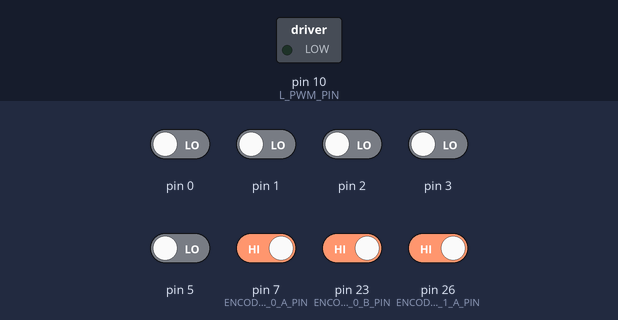
Bench run of a sketch on a simulated Arduino Mega 2560, built with avr-gcc and run on an emulated ATmega2560. Parts: switched loads named in the sketch (green lamp = pin HIGH). Inputs (shaded band) come from the test bench; at power-on: pin 7 (ENCODER_0_A_PIN), pin 23 (ENCODER_0_B_PIN), pin 26 (ENCODER_1_A_PIN) HIGH, pin 0–3, pin 5 LOW. What the sketch prints to the serial monitor is not drawn.

Above: at 0.1 s.
At 1.2 s:
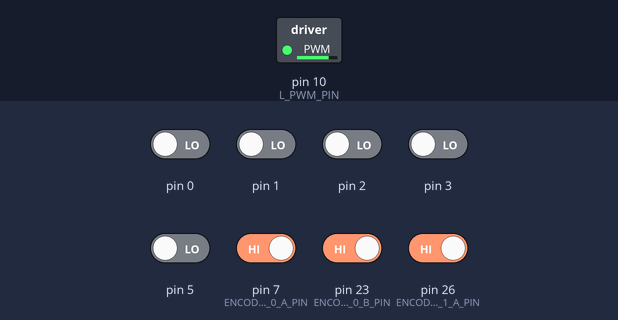
Timing chart, 0 to 2.7 s (numbered marks = the images above):
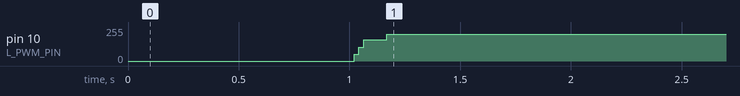

The sketch:

exercise_3.ino
```cpp
#define PID_UPDATE 20

#include "encoders.h"
#include "motors.h"
#include "pid.h"

Motor_c motors;
PID_c controller;

float left_rotational_velocity = 0;

long last_e_left;
float last_v_left = 0;

float left_drive = 0;
float right_drive = 0;

unsigned long pid_ts;
unsigned long elapsed_t;

float demand = 2400;

void setup() {

  controller.initialise(0.02, 0.001, 0);

  setupEncoderRight();
  setupEncoderLeft();
  Serial.begin(9600);
  delay(1000);

  pid_ts = millis();
}

void loop() {

  unsigned long current_ts;
  current_ts = millis();

  long pid_check = current_ts - pid_ts;

  if(pid_check > PID_UPDATE) {

    last_v_left = calculate_left_wheel_velocity(pid_check, last_v_left);
    left_drive += controller.update(demand, last_v_left);

    motors.setMotorPower("left", left_drive);

    Serial.println(last_v_left, 4);

    pid_ts = millis();

  }

}


float calculate_left_wheel_velocity(unsigned long ts, float last_value) {

  long instantaneous_e_left = count_e_left;
  long delta_e_left = instantaneous_e_left - last_e_left;
  float alpha = 0.2;
  last_e_left = instantaneous_e_left;

  left_rotational_velocity = (1 - alpha) * ((float)delta_e_left / ((float)ts/1000)) + alpha * last_value;

  // Serial.println(left_rotational_velocity, 4);
  return left_rotational_velocity;
}
```

encoders.h
```cpp
#ifndef _ENCODERS_H
#define _ENCODERS_H

#define ENCODER_0_A_PIN  7
#define ENCODER_0_B_PIN  23
#define ENCODER_1_A_PIN  26
//#define ENCODER_1_B_PIN Non-standard pin!


// Volatile Global variables used by Encoder ISR.
volatile long count_e_right; // used by encoder to count the rotation
volatile byte state_e0;
volatile long count_e_left;
volatile byte state_e1;


// This ISR handles just Encoder 1
// ISR to read the Encoder1 Channel A and B pins
// and then look up based on  transition what kind of
// rotation must have occured.
ISR( INT6_vect ) {
  // We know that the ISR is only called when a pin changes.
  // We also know only 1 pin can change at a time.
  // The XOR(AB) signal change from "Channel A" triggers ISR.

  // First, Read in the new state of the encoder pins.
  // Standard pins, so standard read functions.
  boolean e0_B = digitalRead( ENCODER_0_B_PIN ); // normal B state
  boolean e0_A = digitalRead( ENCODER_0_A_PIN ); // XOR(AB)

  // Software XOR (^) logically infers
  // the true value of A given the state of B
  e0_A = e0_A ^ e0_B;

  // Shift our (new) current readings into bit positions
  // 2 and 3 in the state variable (current state)
  // State: (bit3)  (bit2)  (bit1)   (bit0)
  // State:  new B   new A   old B   old A
    state_e0 = state_e0 | ( e0_B  << 3 );
    state_e0 = state_e0 | ( e0_A  << 2 );

    // Handle which transition we have registered.
    // Complete this if statement as necessary.
    // Refer to the labsheet.

    if( state_e0 == 1 ) {
		count_e_right -= 1;
    } else if( state_e0 == 2 ) {
		count_e_right += 1;
    } else if( state_e0 == 4 ) {
		count_e_right += 1;
	} else if( state_e0 == 7 ) {
		count_e_right -= 1;
	} else if( state_e0 == 8 ) {
		count_e_right -= 1;
	} else if( state_e0 == 11) {
		count_e_right += 1;
	} else if( state_e0 == 13) {
		count_e_right += 1;
	} else if( state_e0 == 14) {
		count_e_right -= 1;
	} else {
		// invalid state
		count_e_right += 0;
	}

    // Shift the current readings (bits 3 and 2) down
    // into position 1 and 0 (to become prior readings)
    // This bumps bits 1 and 0 off to the right, "deleting"
    // them for the next ISR call.
    state_e0 = state_e0 >> 2;

}


// This ISR handles just Encoder 0
// ISR to read the Encoder0 Channel A and B pins
// and then look up based on  transition what kind of
// rotation must have occured.


ISR( PCINT0_vect ) {

    // First, Read in the new state of the encoder pins.

    // Mask for a specific pin from the port.
    // Non-standard pin, so we access the register
    // directly.
    // Reading just PINE would give us a number
    // composed of all 8 bits.  We want only bit 2.
    // B00000100 masks out all but bit 2
    // It is more portable to use the PINE2 keyword.
    boolean e1_B = PINE & (1<<PINE2);
    //boolean e1_B = PINE & B00000100;  // Does same as above.

    // Standard read from the other pin.
    boolean e1_A = digitalRead( ENCODER_1_A_PIN ); // 26 the same as A8


    e1_A = e1_A ^ e1_B;

    // Create a bitwise representation of our states
    // We do this by shifting the boolean value up by
    // the appropriate number of bits, as per our table
    // header:
    //
    // State :  (bit3)  (bit2)  (bit1)  (bit0)
    // State :  New A,  New B,  Old A,  Old B.
    state_e1 = state_e1 | ( e1_B  << 3 );
    state_e1 = state_e1 | ( e1_A  << 2 );


    // Handle which transition we have registered.
    // Complete this if statement as necessary.
    // Refer to the labsheet.
    if( state_e1 == 1 ) {
		count_e_left -= 1;
    } else if( state_e1 == 2 ) {
		count_e_left += 1;
    } else if( state_e1 == 4 ) {
		count_e_left += 1;
	} else if( state_e1 == 7 ) {
		count_e_left -= 1;
	} else if( state_e1 == 8 ) {
		count_e_left -= 1;
	} else if( state_e1 == 11) {
		count_e_left += 1;
	} else if( state_e1 == 13) {
		count_e_left += 1;
	} else if( state_e1 == 14) {
		count_e_left -= 1;
	} else {
		// invalid state
		count_e_left += 0;
	}
    // Shift the current readings (bits 3 and 2) down
    // into position 1 and 0 (to become prior readings)
    // This bumps bits 1 and 0 off to the right, "deleting"
    // them for the next ISR call.
    state_e1 = state_e1 >> 2;
}


/*
   This setup routine enables interrupts for
   encoder1.  The interrupt is automatically
   triggered when one of the encoder pin changes.
   This is really convenient!  It means we don't
   have to check the encoder manually.
*/
void setupEncoderRight()
{
    count_e_right = 0;

    // Setup pins for right encoder
    pinMode( ENCODER_0_A_PIN, INPUT );
    pinMode( ENCODER_0_B_PIN, INPUT );

    // initialise the recorded state of e0 encoder.
    state_e0 = 0;

    // Get initial state of encoder pins A + B
    boolean e0_A = digitalRead( ENCODER_0_A_PIN );
    boolean e0_B = digitalRead( ENCODER_0_B_PIN );
    e0_A = e0_A ^ e0_B;

    // Shift values into correct place in state.
    // Bits 1 and 0  are prior states.
    state_e0 = state_e0 | ( e0_B << 1 );
    state_e0 = state_e0 | ( e0_B << 0 );


    // Now to set up PE6 as an external interupt (INT6), which means it can
    // have its own dedicated ISR vector INT6_vector

    // Page 90, 11.1.3 External Interrupt Mask Register – EIMSK
    // Disable external interrupts for INT6 first
    // Set INT6 bit low, preserve other bits
    EIMSK = EIMSK & ~(1<<INT6);
    //EIMSK = EIMSK & B1011111; // Same as above.

    // Page 89, 11.1.2 External Interrupt Control Register B – EICRB
    // Used to set up INT6 interrupt
    EICRB |= ( 1 << ISC60 );  // using header file names, push 1 to bit ISC60
    //EICRB |= B00010000; // does same as above

    // Page 90, 11.1.4 External Interrupt Flag Register – EIFR
    // Setting a 1 in bit 6 (INTF6) clears the interrupt flag.
    EIFR |= ( 1 << INTF6 );
    //EIFR |= B01000000;  // same as above

    // Now that we have set INT6 interrupt up, we can enable
    // the interrupt to happen
    // Page 90, 11.1.3 External Interrupt Mask Register – EIMSK
    // Disable external interrupts for INT6 first
    // Set INT6 bit high, preserve other bits
    EIMSK |= ( 1 << INT6 );
    //EIMSK |= B01000000; // Same as above

}

void setupEncoderLeft()
{

    count_e_left = 0;

    // Setting up left encoder:
    // The Romi board uses the pin PE2 (port E, pin 2) which is
    // very unconventional.  It doesn't have a standard
    // arduino alias (like d6, or a5, for example).
    // We set it up here with direct register access
    // Writing a 0 to a DDR sets as input
    // DDRE = Data Direction Register (Port)E
    // We want pin PE2, which means bit 2 (counting from 0)
    // PE Register bits [ 7  6  5  4  3  2  1  0 ]
    // Binary mask      [ 1  1  1  1  1  0  1  1 ]
    //
    // By performing an & here, the 0 sets low, all 1's preserve
    // any previous state.
    DDRE = DDRE & ~(1<<DDE6);
    //DDRE = DDRE & B11111011; // Same as above.

    // We need to enable the pull up resistor for the pin
    // To do this, once a pin is set to input (as above)
    // You write a 1 to the bit in the output register
    PORTE = PORTE | (1 << PORTE2 );
    //PORTE = PORTE | 0B00000100;

    // Encoder0 uses conventional pin 26
    pinMode( ENCODER_1_A_PIN, INPUT );
    digitalWrite( ENCODER_1_A_PIN, HIGH ); // Encoder 1 xor

    // initialise the recorded state of e1 encoder.
    state_e1 = 0;

    // Get initial state of encoder.
    boolean e1_B = PINE & (1<<PINE2);
    //boolean e1_B = PINE & B00000100;  // Does same as above.

    // Standard read from the other pin.
    boolean e1_A = digitalRead( ENCODER_1_A_PIN ); // 26 the same as A8

    // Some clever electronics combines the
    // signals and this XOR restores the
    // true value.
    e1_A = e1_A ^ e1_B;


    // Enable pin-change interrupt on A8 (PB4) for encoder0, and disable other
    // pin-change interrupts.
    // Note, this register will normally create an interrupt a change to any pins
    // on the port, but we use PCMSK0 to set it only for PCINT4 which is A8 (PB4)
    // When we set these registers, the compiler will now look for a routine called
    // ISR( PCINT0_vect ) when it detects a change on the pin.  PCINT0 seems like a
    // mismatch to PCINT4, however there is only the one vector servicing a change
    // to all PCINT0->7 pins.
    // See Manual 11.1.5 Pin Change Interrupt Control Register - PCICR

    // Page 91, 11.1.5, Pin Change Interrupt Control Register
    // Disable interrupt first
    PCICR = PCICR & ~( 1 << PCIE0 );
    // PCICR &= B11111110;  // Same as above

    // 11.1.7 Pin Change Mask Register 0 – PCMSK0
    PCMSK0 |= (1 << PCINT4);

    // Page 91, 11.1.6 Pin Change Interrupt Flag Register – PCIFR
    PCIFR |= (1 << PCIF0);  // Clear its interrupt flag by writing a 1.

    // Enable
    PCICR |= (1 << PCIE0);
}

#endif
```

motors.h
```cpp
#define L_PWM_PIN 10
#define L_DIR_PIN 16
#define R_PWM_PIN 9
#define R_DIR_PIN 15

#define FWD LOW
#define REV HIGH

class Motor_c {
  public:

  void initialise() {
    digitalWrite(L_DIR_PIN, FWD);
    digitalWrite(R_DIR_PIN, FWD);
    analogWrite(L_PWM_PIN, 0);
    analogWrite(R_PWM_PIN, 0);
  }

  int setMotorPower(String motor, float pwm) {

    int target_dir_pin;
    int target_pwm_pin;

    if (motor == "left") {
      target_pwm_pin = L_PWM_PIN;
      target_dir_pin = L_DIR_PIN;
    }
    else if (motor == "right") {
      target_pwm_pin = R_PWM_PIN;
      target_dir_pin = R_DIR_PIN;
    }
    else {
      Serial.println("Error: Invalid motor selection. Please set first argument to \"left\" or \"right\".");

      return 1;
    }

    if (pwm >= 0) {
       digitalWrite(target_dir_pin, FWD);
    }
    else {
       digitalWrite(target_dir_pin, REV);
    }

    if (abs(pwm) > 200) {
      Serial.print("Warning: Illegal motor speed (");
      Serial.print(pwm);
      Serial.println(").");
      Serial.println("Motor speed setting exceeded and will be capped at 200.");
      Serial.println("Please use motor speeds in range -200 < x < 200.");
    }

    analogWrite(target_pwm_pin, min(abs(pwm), 200));

    return 0;
  }
};
```

pid.h
```cpp
// this #ifndef stops this file
// from being included mored than
// once by the compiler.
#ifndef _PID_H
#define _PID_H

// Class to contain generic PID algorithm.
class PID_c {
  public:

	float feedback_signal;
	float error_signal;
	float integrated_error_signal;
	float error_logs[5] = {0, 0, 0, 0, 0};

	float k_p;
	float k_i;
	float k_d;

	float p_term;
	float i_term;
	float d_term;

    // Constructor, must exist.
    PID_c() {

    }

	void initialise(float p, float i, float d) {
		k_p = p;
		k_i = i;
		k_d = d;

		p_term = 0;
		i_term = 0;
		d_term = 0;
	}

	float update(float demand, float measurement) {
		error_signal = demand - measurement;

		error_logs[0] = error_logs[1];
		error_logs[1] = error_logs[2];
		error_logs[2] = error_logs[3];
		error_logs[3] = error_logs[4];
		error_logs[4] = error_signal;

		integrated_error_signal = error_logs[0] + error_logs[1] + error_logs[2] + error_logs[3] + error_logs[4];

		p_term = k_p * error_signal;
		i_term = k_i * integrated_error_signal;
		d_term = 0;

		return p_term + i_term + d_term;
	}

};


#endif
```

Measured:
- by itself, pin 10 (L_PWM_PIN): 0/255 → 158/255 at 1.0 s, → 200/255 0.15 s later
